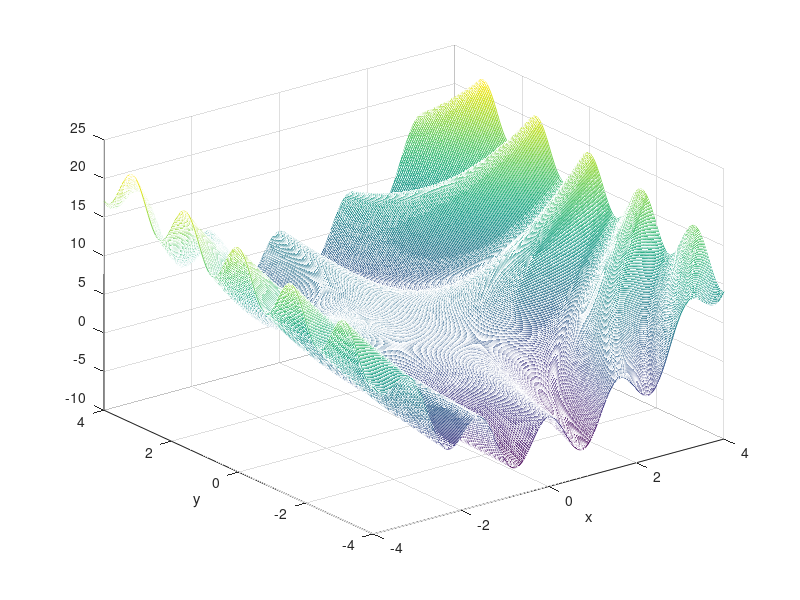
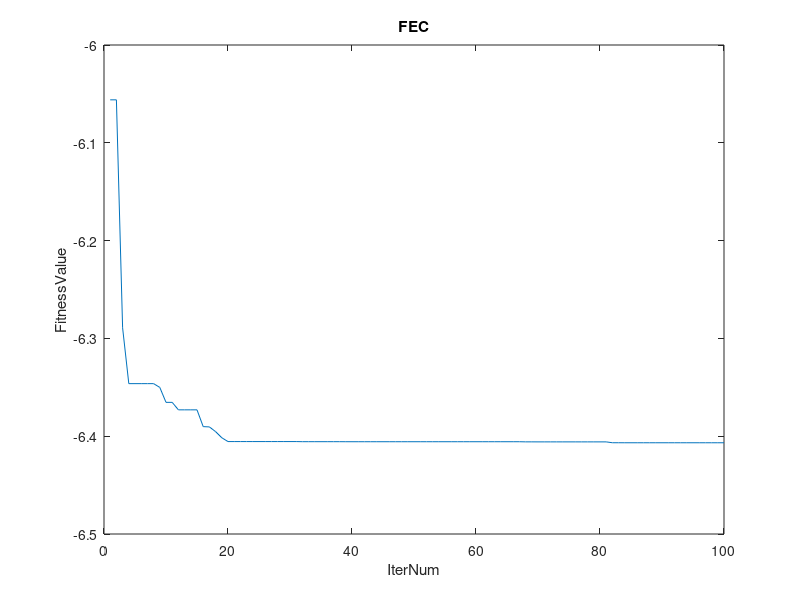

Write MATLAB code to recreate these figures, in order.
% ??????
clear all;
% ??
close all;
% ??
clc;

% ????
f = @(x, y) 3 * cos(x * y) + x + y * y;

% ??????
x = -4:0.02:4;
y = -4:0.02:4;
N = size(x, 2);

% ?????
z = zeros(N);
for i = 1:N
    for j = 1:N
        z(i, j) = f(x(i), y(j));
    end
end

% ??????
mesh(x, y, z)
xlabel('x')
ylabel('y')

% ?????????
N = 200;     % ??????
D = 2;       % ????
T = 100;     % ??????
c1 = 1.4;    % ???? 1
c2 = 1.5;    % ???? 2
Wmax = 0.7;  % ???????
Wmin = 0.3;  % ???????
Xmax = 4;    % ?????
Xmin = -4;   % ?????
Vmax = 1;    % ?????
Vmin = -1;   % ?????

% ????????????????
x = rand(N, D) * (Xmax - Xmin) + Xmin;
v = rand(N, D) * (Vmax - Vmin) + Vmin;

% ?????????????
p = x;
pbest = ones(N, 1);
for i = 1:N
    pbest(i) = f(x(i, 1), x(i, 2));
end

% ?????????????
g = ones(1, D);
gbest = inf;
for i = 1:N
    if(pbest(i) < gbest)
        g = p(i, :);
        gbest = pbest(i);
    end
end

% ????
gb = ones(1, T);
for i = 1:T
    for j = 1:N
        % ????????????
        if (f(x(j, 1), x(j, 2)) < pbest(j))
            p(j, :) = x(j, :);
            pbest(j) = f(x(j, 1), x(j, 2));
        end
        % ????????????
        if(pbest(j) < gbest)
            g = p(j, :);
            gbest = pbest(j);
        end
        % ?????????
        w = Wmax - (Wmax - Wmin) * i / T;
        % ????????
        v(j, :) = w * v(j, :) + c1 * rand * (p(j, :) - x(j, :)) ...
                  + c2 * rand * (g - x(j, :));
        x(j, :) = x(j, :) + v(j, :);
        % ??????
        for ii = 1:D
            if (v(j, ii) > Vmax) || (v(j, ii) < Vmin)
                v(j, ii) = rand * (Vmax - Vmin) + Vmin;
            end
            if (x(j, ii) > Xmax) || (x(j, ii) < Xmin)
                x(j, ii) = rand * (Xmax - Xmin) + Xmin;
            end
        end
    end
    % ?????????
    gb(i) = gbest;
end

% ????
disp('Best individual:');
disp(g);
disp('Optimal value');
disp(gb(end));

% ?????????
figure;
plot(gb);
xlabel('IterNum');
ylabel('FitnessValue');
title('FEC');
